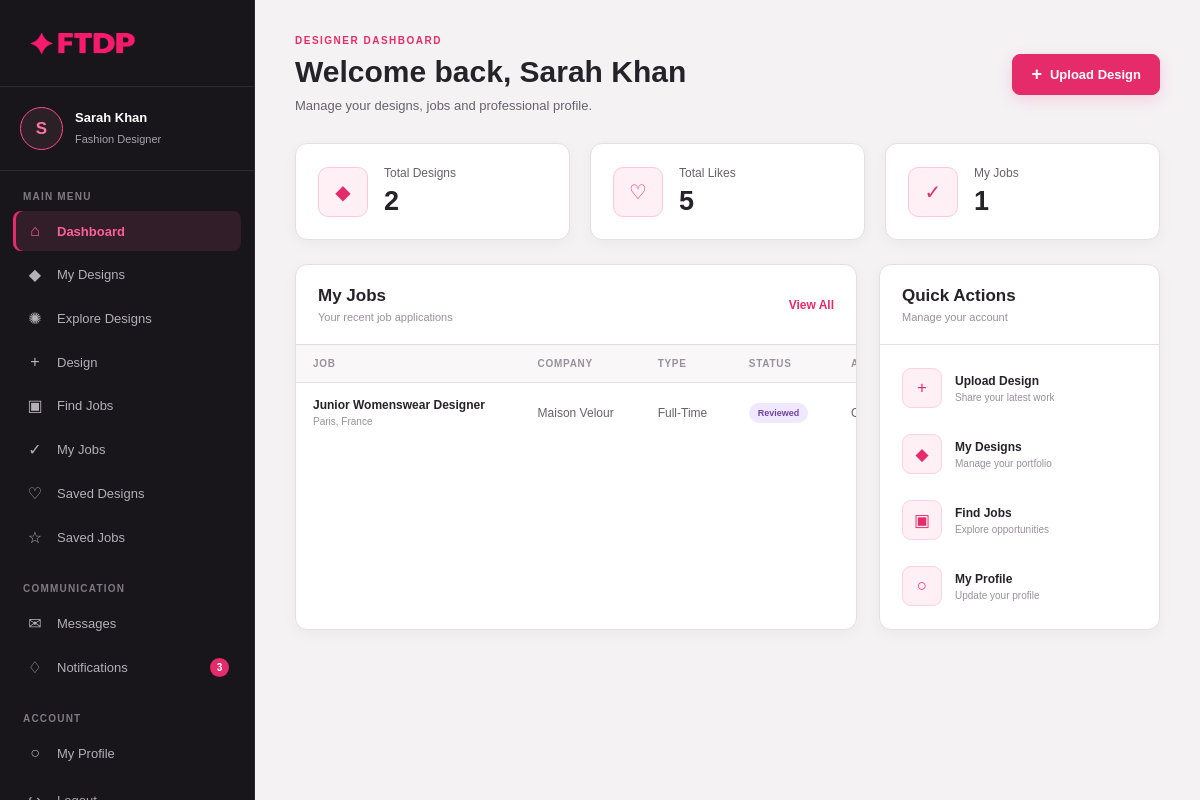
Screenshot of /frontend/pages/designer/dashboard.php (signed in) with the database file from the repository.
### tables this page shows
CREATE TABLE job_applications (
id INT AUTO_INCREMENT PRIMARY KEY,

job_id INT NOT NULL,

designer_id INT NOT NULL,

cover_letter TEXT,

resume VARCHAR(255),

application_status ENUM(
'pending',
'reviewed',
'shortlisted',
'rejected',
'hired'
) DEFAULT 'pending',

applied_at TIMESTAMP DEFAULT CURRENT_TIMESTAMP,

FOREIGN KEY (job_id)
REFERENCES jobs(id)
ON DELETE CASCADE,

FOREIGN KEY (designer_id)
REFERENCES designers(id)
ON DELETE CASCADE,

UNIQUE KEY unique_application (
job_id,
designer_id
),

INDEX idx_applications_job_status (job_id, application_status, applied_at)
);

CREATE TABLE jobs (
id INT AUTO_INCREMENT PRIMARY KEY,

company_id INT NOT NULL,

title VARCHAR(200) NOT NULL,

description TEXT NOT NULL,

location VARCHAR(150),

salary VARCHAR(100),

employment_type ENUM(
'Full-Time',
'Part-Time',
'Internship',
'Contract',
'Freelance'
),

deadline DATE,

status ENUM('open','closed') NOT NULL DEFAULT 'open',

created_at TIMESTAMP DEFAULT CURRENT_TIMESTAMP,

FOREIGN KEY (company_id)
REFERENCES companies(id)
ON DELETE CASCADE,

INDEX idx_jobs_company_status (company_id, status)
);

CREATE TABLE companies (
id INT AUTO_INCREMENT PRIMARY KEY,

user_id INT NOT NULL,

company_name VARCHAR(150) NOT NULL,

industry VARCHAR(100),

website VARCHAR(255),

company_size VARCHAR(50),

location VARCHAR(150),

description TEXT,

FOREIGN KEY (user_id)
REFERENCES users(id)
ON DELETE CASCADE
);

### backend/designer/dashboard.php (called while the page is built, shortened)
<?php
require_once __DIR__ . "/../config/config.php";
$user_id = (int) $_SESSION["user_id"];
$user_name = $_SESSION["user_name"] ?? "Designer";
$designer_sql = "
    SELECT id
    FROM designers
    WHERE user_id = ?
    LIMIT 1
";
$designer_stmt = $conn->prepare($designer_sql);
$designer_stmt->bind_param(
    "i",
    $user_id
);
$designer_stmt->execute();
$designer_result = $designer_stmt->get_result();
$designer = $designer_result->fetch_assoc();
$designer_id = (int) $designer["id"];
$design_sql = "
    SELECT COUNT(*) AS total_designs
    FROM designs
    WHERE user_id = ?
";
$design_stmt = $conn->prepare($design_sql);
$design_stmt->bind_param(
    "i",
    $user_id
);
$design_stmt->execute();
$design_result = $design_stmt->get_result();
$design_data = $design_result->fetch_assoc();
$total_designs = (int) $design_data["total_designs"];
$likes_sql = "
    SELECT COUNT(*) AS total_likes
    FROM design_likes dl
    INNER JOIN designs d
        ON dl.design_id = d.id
    WHERE d.user_id = ?
";
$likes_stmt = $conn->prepare($likes_sql);
$likes_stmt->bind_param(
    "i",
    $user_id
);
$likes_stmt->execute();
$likes_result = $likes_stmt->get_result();
$likes_data = $likes_result->fetch_assoc();
$total_likes = (int) $likes_data["total_likes"];
$jobs_count_sql = "
    SELECT COUNT(*) AS total_jobs
    FROM job_applications
    WHERE designer_id = ?
";
$jobs_count_stmt = $conn->prepare(
    $jobs_count_sql
);
$jobs_count_stmt->bind_param(
    "i",
    $designer_id
);
$jobs_count_stmt->execute();
$jobs_count_result =
    $jobs_count_stmt->get_result();
$jobs_count_data =
    $jobs_count_result->fetch_assoc();
$total_jobs =
    (int) $jobs_count_data["total_jobs"];
$jobs_sql = "
    SELECT
        j.id,
        j.title,
        j.location,
        j.salary,
        j.employment_type,
        j.deadline,
        ja.application_status,
        ja.applied_at,
        c.company_name
    FROM job_applications ja
    INNER JOIN jobs j
        ON ja.job_id = j.id
    INNER JOIN companies c
        ON j.company_id = c.id
    WHERE ja.designer_id = ?
    ORDER BY ja.applied_at DESC
    LIMIT 10
";
$jobs_stmt = $conn->prepare(
    $jobs_sql
);
$jobs_stmt->bind_param(
    "i",
    $designer_id
);
$jobs_stmt->execute();
$jobs_result = $jobs_stmt->get_result();
$my_jobs = [];
while ($job = $jobs_result->fetch_assoc()) {
    $my_jobs[] = $job;
}
$dashboard_data = [
    "user_name" => $user_name,
    "total_designs" => $total_designs,
    "total_likes" => $total_likes,
    "total_jobs" => $total_jobs,
    "my_jobs" => $my_jobs
];
?>

### frontend/pages/designer/dashboard.php (the view, shortened to what this page needs)
<?php
require_once __DIR__ .
    "/../../../backend/designer/dashboard.php";
$total_designs =
    $dashboard_data["total_designs"];
$total_likes =
    $dashboard_data["total_likes"];
$total_jobs =
    $dashboard_data["total_jobs"];
$my_jobs =
    $dashboard_data["my_jobs"];
?>
<!DOCTYPE html>
<html lang="en">
<head>
    <link
        rel="stylesheet"
        href="../../css/designer_dashboard.css"
    >
    <link
        rel="stylesheet"
        href="../../css/designer.css"
    >
</head>
<body>
<div class="designer-dashboard">
    <?php
    require_once __DIR__ .
        "/../../include/designer_sidebar.php";
    ?>
    <main class="designer-main">
        <header class="dashboard-header">
            <div class="dashboard-heading">
                <p class="dashboard-label">
                    DESIGNER DASHBOARD
                </p>
                <h1>
                    Welcome back,
                    <?= htmlspecialchars($user_name); ?>
                </h1>
                <p class="dashboard-description">
                    Manage your designs, jobs and
                    professional profile.
                </p>
            </div>
            <div class="dashboard-header-action">
                <a
                    href="upload_design.php"
                    class="upload-design-btn"
                >
                    <span>+</span>
                    Upload Design
                </a>
            </div>
        </header>
        <section class="dashboard-stats">
            <div class="stat-card">
                <div class="stat-icon">
                    ◆
                </div>
                <div class="stat-information">
                    <span>
                        Total Designs
                    </span>
                    <strong>
                        <?= $total_designs; ?>
                    </strong>
                </div>
            </div>
            <div class="stat-card">
                <div class="stat-icon">
                    ♡
                </div>
                <div class="stat-information">
                    <span>
                        Total Likes
                    </span>
                    <strong>
                        <?= $total_likes; ?>
                    </strong>
                </div>
            </div>
            <div class="stat-card">
                <div class="stat-icon">
                    ✓
                </div>
                <div class="stat-information">
                    <span>
                        My Jobs
                    </span>
                    <strong>
                        <?= $total_jobs; ?>
                    </strong>
                </div>
            </div>
        </section>
        <section class="dashboard-grid">
            <div class="dashboard-panel jobs-panel">
                <div class="panel-header">
                    <div>
                        <h2>
                            My Jobs
                        </h2>
                        <p>
                            Your recent job applications
                        </p>
                    </div>
                    <a
                        href="my_jobs.php"
                        class="view-all"
                    >
                        View All
                    </a>
                </div>
                <?php if (count($my_jobs) > 0): ?>
                    <div class="jobs-table-container">
                        <table class="jobs-table">
                            <thead>
                                <tr>
                                    <th>
                                        Job
                                    </th>
                                    <th>
                                        Company
                                    </th>
                                    <th>
                                        Type
                                    </th>
                                    <th>
                                        Status
                                    </th>
                                    <th>
                                    </th>
                                </tr>
                            </thead>
                            <tbody>
                                <?php foreach (
                                    $my_jobs
                                    as $job
                                ): ?>
                                    <tr>
                                        <td>
                                            <div class="job-name">
                                                <?= htmlspecialchars(
                                                    $job["title"]
                                                ); ?>
                                            </div>
                                            <?php if (
                                                !empty(
                                                    $job["location"]
                                                )
                                            ): ?>
                                                <div class="job-location">
                                                    <?= htmlspecialchars(
                                                        $job["location"]
                                                    ); ?>
                                                </div>
                                            <?php endif; ?>
                                        </td>
                                        <td>
                                            <?= htmlspecialchars(
                                                $job["company_name"]
                                            ); ?>
                                        </td>
                                        <td>
                                            <?= htmlspecialchars(
                                                $job[
                                                    "employment_type"
                                                ]
                                                ?? "Not specified"
                                            ); ?>
                                        </td>
                                        <td>
                                            <?php
                                            $status =
                                                $job[
                                                    "application_status"
                                                ];
                                            ?>
                                            <span
                                                class="
                                                status-badge
                                                status-<?= strtolower(
                                                    $status
                                                ); ?>
                                                "
                                            >
                                                <?= htmlspecialchars(
                                                    ucfirst($status)
                                                ); ?>
                                            </span>
                                        </td>
                                        <td>
                                        </td>
                                    </tr>
                                <?php endforeach; ?>
                            </tbody>
                        </table>
                    </div>
                <?php endif; ?>
            </div>
            <div class="dashboard-panel quick-panel">
                <div class="panel-header">
                    <div>
                        <h2>
                            Quick Actions
                        </h2>
                        <p>
                            Manage your account
                        </p>
                    </div>
                </div>
                <div class="quick-actions">
                    <a
                        href="upload_design.php"
                        class="quick-action"
                    >
                        <div class="quick-icon">
                            +
                        </div>
                        <div>
                            <strong>
                                Upload Design
                            </strong>
                            <span>
                                Share your latest work
                            </span>
                        </div>
                    </a>
                    <a
                        href="my_designs.php"
                        class="quick-action"
                    >
                        <div class="quick-icon">
                            ◆
                        </div>
                        <div>
                            <strong>
                                My Designs
                            </strong>
                            <span>
                                Manage your portfolio
                            </span>
                        </div>
                    </a>
                    <a
                        href="jobs.php"
                        class="quick-action"
                    >
                        <div class="quick-icon">
                            ▣
                        </div>
                        <div>
                            <strong>
                                Find Jobs
                            </strong>
                            <span>
                                Explore opportunities
                            </span>
                        </div>
                    </a>
                    <a
                        href="profile.php"
                        class="quick-action"
                    >
                        <div class="quick-icon">
                            ○
                        </div>
                        <div>
                            <strong>
                                My Profile
                            </strong>
                            <span>
                                Update your profile
                            </span>
                        </div>
                    </a>
                </div>
            </div>
        </section>
    </main>
</div>
</body>
</html>

### rows the page displays
job_applications: job.title "Junior Womenswear Designer", job.location "Paris, France", companies.company_name "Maison Velour", job.employment_type "Full-Time", application_status "Reviewed"

### other values shown
mb_substr($user_name, 0, 1) "S"
$user_name "Sarah Khan"
$sb_unread_notifications ?: "" "3"
$total_designs "2"
$total_likes "5"
$total_jobs "1"
